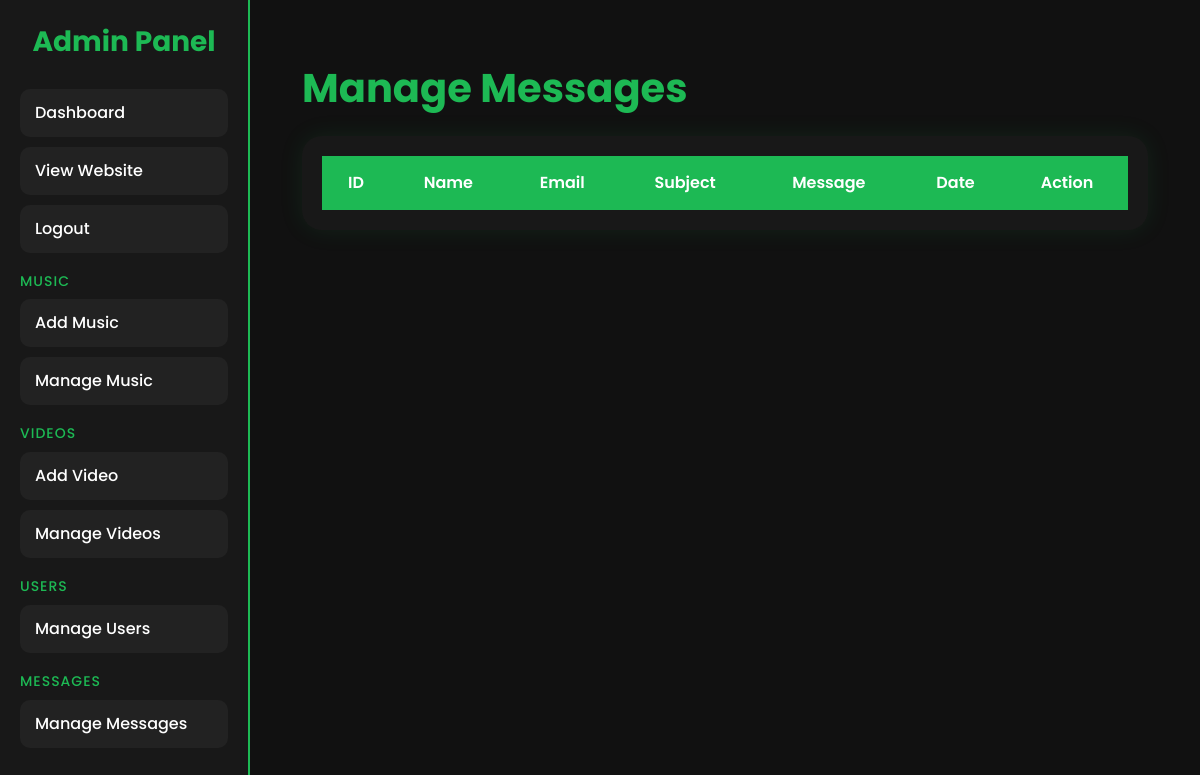
Page /admin/contact/manage-messages.php (signed in) on the earlier database version.
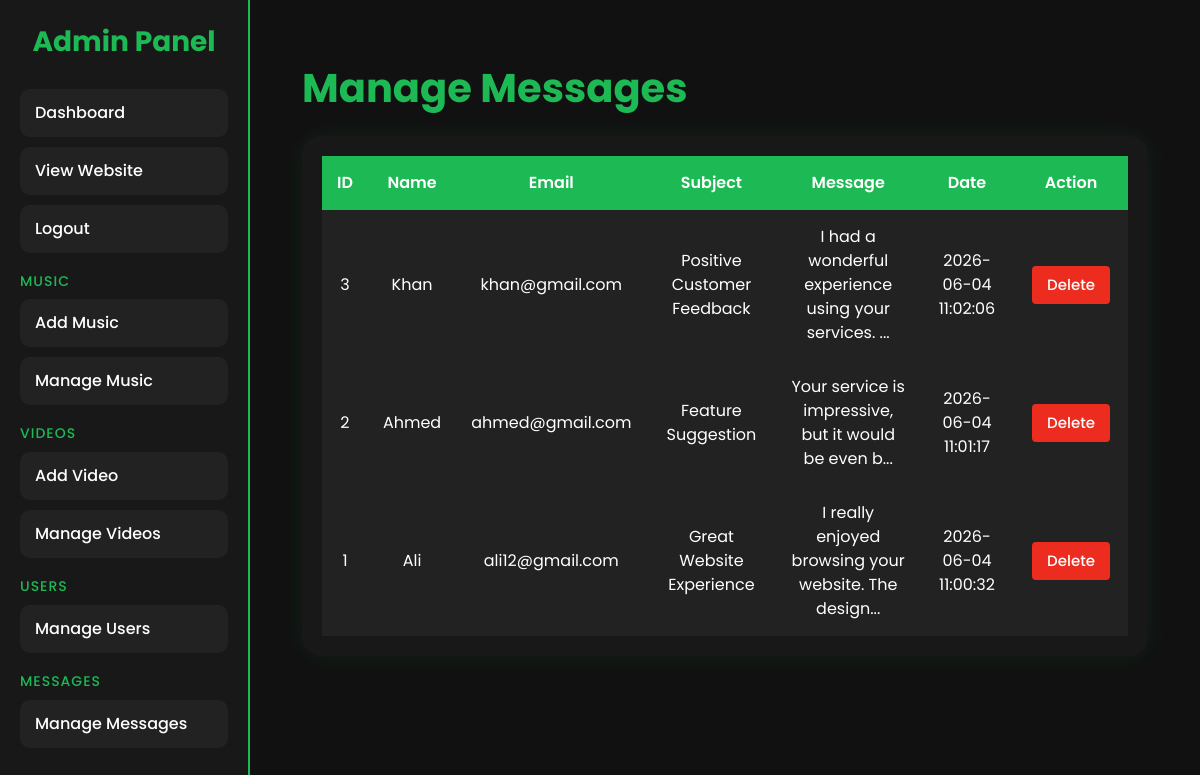
Same page on the later database version.
### tables this page shows
CREATE TABLE `contact_messages` (
  `id` int(11) NOT NULL,
  `fullname` varchar(100) NOT NULL,
  `email` varchar(100) NOT NULL,
  `subject` varchar(255) NOT NULL,
  `message` text NOT NULL,
  `created_at` timestamp NOT NULL DEFAULT current_timestamp()
);

### admin/contact/manage-messages.php (the view, shortened to what this page needs)
<?php
include("../../includes/config.php");
$get_messages = mysqli_query(
    $connection, "SELECT * FROM contact_messages ORDER BY id DESC"
);
?>
<!DOCTYPE html>
<html lang="en">
<head>
    <link href="https://cdn.jsdelivr.net/npm/bootstrap@5.3.3/dist/css/bootstrap.min.css" rel="stylesheet">
    <link rel="stylesheet" href="../css/sidebar.css">
    <link rel="stylesheet" href="../css/manage.css">
</head>
<body>
    <section class="admin-wrapper">
        <?php include("../includes/sidebar.php"); ?>
        <section class="main-content">
            <section class="container-fluid py-4 manage-msg">
                <h1 class="mb-4">Manage Messages</h1>
                <section class="table-responsive">
                    <table class="table align-middle text-center">
                        <thead>
                            <tr>
                                <th>ID</th>
                                <th>Name</th>
                                <th>Email</th>
                                <th>Subject</th>
                                <th>Message</th>
                                <th>Date</th>
                                <th>Action</th>
                            </tr>
                        </thead>
                        <tbody>
                            <?php while ($message = mysqli_fetch_assoc($get_messages)) { ?>
                                <tr>
                                    <td><?php echo $message['id']; ?></td>
                                    <td><?php echo $message['fullname']; ?></td>
                                    <td><?php echo $message['email']; ?></td>
                                    <td><?php echo $message['subject']; ?></td>
                                    <td><?php echo substr($message['message'], 0, 50); ?>...</td>
                                    <td><?php echo $message['created_at']; ?></td>
                                    <td>
                                        <a href="delete-message.php?id=<?php echo $message['id']; ?>" class="btn btn-sm delete" onclick="return confirm('Delete Message?')">Delete</a>
                                    </td>
                                </tr>
                            <?php } ?>
                        </tbody>
                    </table>
                </section>
            </section>
        </section>
    </section>
</body>
</html>

### admin/includes/sidebar.php
<section class="sidebar">
    <h3>Admin Panel</h3>
    <a href="/soundgroup/admin/dashboard.php">
        Dashboard
    </a>
    <a href="/soundgroup">
        View Website
    </a>
    <a href="/soundgroup/auth/logout.php">
        Logout
    </a>
    <h5 class="sidebar-heading">
        Music
    </h5>
    <a href="/soundgroup/admin/music/add-music.php">
        Add Music
    </a>
    <a href="/soundgroup/admin/music/manage-music.php">
        Manage Music
    </a>
    <h5 class="sidebar-heading">
        Videos
    </h5>
    <a href="/soundgroup/admin/videos/add-video.php">
        Add Video
    </a>
    <a href="/soundgroup/admin/videos/manage-videos.php">
        Manage Videos
    </a>
    <h5 class="sidebar-heading">
        Users
    </h5>
    <a href="/soundgroup/admin/users/manage-users.php">
        Manage Users
    </a>
    <h5 class="sidebar-heading">
        Messages
    </h5>
    <a href="/soundgroup/admin/contact/manage-messages.php  ">
        Manage Messages
    </a>
</section>

### admin/css/sidebar.css (style rules this page uses)
.admin-wrapper { display: flex; min-height: 100vh; }
.sidebar { width: 250px; background: #181818; padding: 25px 20px; border-right: 2px solid var(--main-color); position: sticky; top: 0; height: 100vh; overflow-y: auto; }
.sidebar h3 { color: var(--main-color); text-align: center; margin-bottom: 30px; font-weight: 700; }
.sidebar a { display: flex; align-items: center; text-decoration: none; background: #222; color: var(--text-color); padding: 12px 15px; border-radius: 10px; margin-bottom: 10px; transition: 0.3s; font-size: 16px; font-weight: 500; }
.sidebar-heading { color:var(--main-color); font-size:14px; margin:20px 0 10px; text-transform:uppercase; letter-spacing:1px; }
.main-content { flex: 1; padding: 40px; }

### admin/css/manage.css (style rules this page uses)
* { margin: 0; padding: 0; box-sizing: border-box; font-family: var(--main-font-family); }
:root { --main-color: #1db954; --sec-color: #ccc; --text-color: #ffffff; --sec-text-color: #aaaaaa; --bg-color: #111111; --btn-hover-color: #18a349; --main-font-family: "Poppins"; }
body { background-color: var(--bg-color); }
.manage-msg h1 { color: var(--main-color); font-weight: 700; }
.delete { display: inline-block; font-weight: 500; margin: 3px; font-size: 15px; color: var(--text-color); border: none; transition: 0.3s; padding: 8px 15px; background-color: #eb2c1e; }
.table-responsive { background: #181818; padding: 20px; border-radius: 20px; box-shadow: 0 0 25px rgba(29, 185, 84, .1); }
.table { margin-bottom: 0; }
.table thead th { background: var(--main-color); color: var(--text-color); border: none; padding: 15px; font-weight: 600; }
.table td { background: #222; color: var(--text-color); border: none; padding: 15px; }
.table tbody tr { transition: 0.3s; }

Differences in the rows shown:
added contact_messages: id "3", fullname "Khan", email "khan@gmail.com", subject "Positive Customer Feedback", message "I had a wonderful experience using your services.", created_at "2026-06-04 11:02:06"
added contact_messages: id "2", fullname "Ahmed", email "ahmed@gmail.com", subject "Feature Suggestion", message "Your service is impressive, but it would be even b", created_at "2026-06-04 11:01:17"
added contact_messages: id "1", fullname "Ali", email "ali12@gmail.com", subject "Great Website Experience", message "I really enjoyed browsing your website. The design", created_at "2026-06-04 11:00:32"
